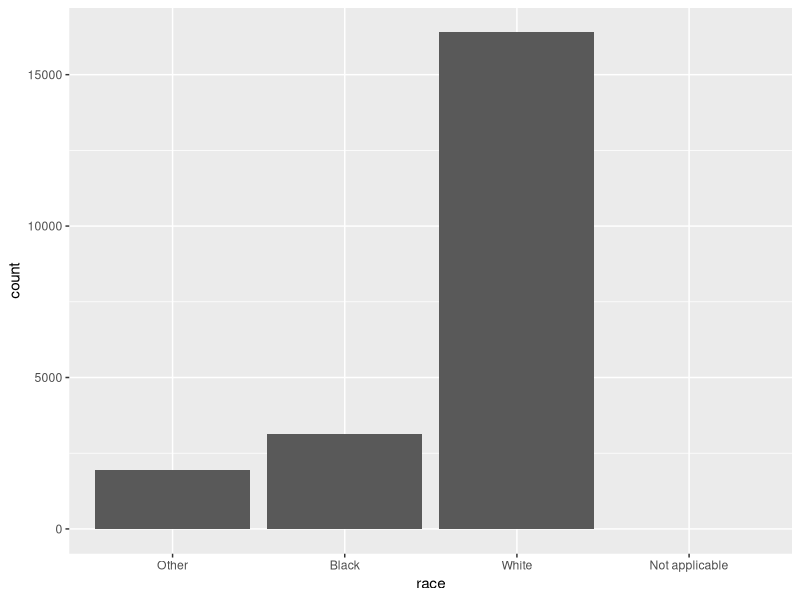
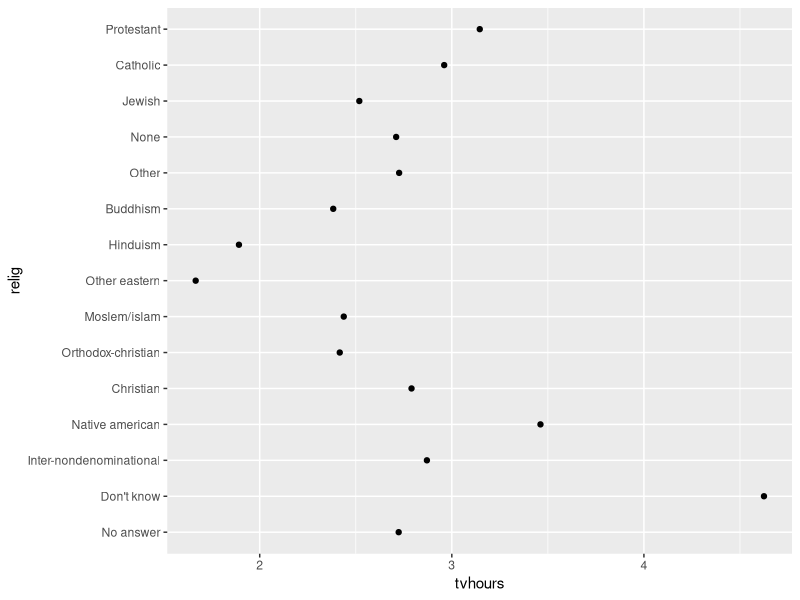
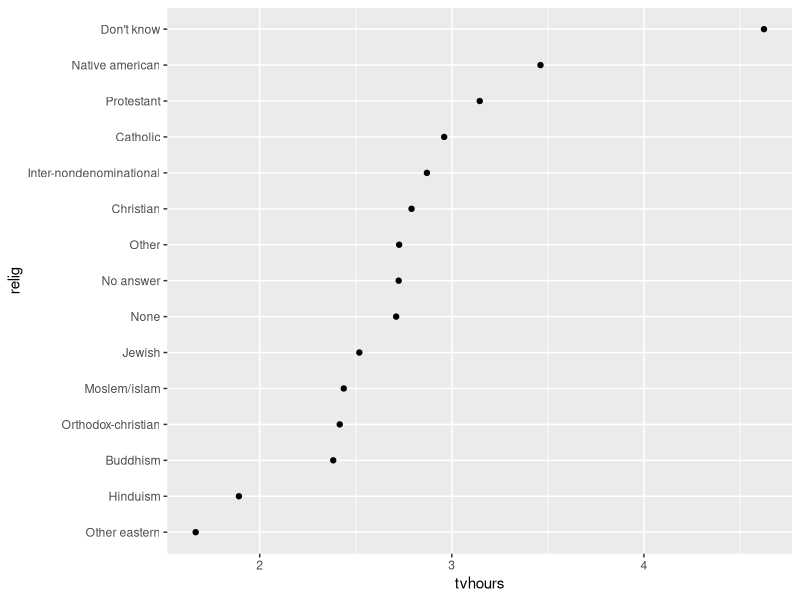

These figures' R source, in order:
## ---- chunk 1
knitr::opts_chunk$set(echo = TRUE, fig.width = 7)
## ---- chunk 2
library(tidyverse)
library(forcats)
## ---- chunk 3
x1 <- c("Dec", "Apr", "Jan", "Mar")
y1 <- factor(x1, levels = c("Jan", "Feb", "Mar", "Apr", "May", "Jun", "Jul", "Aug", "Sep", "Oct", "Nov", "Dec"))
y1
## ---- chunk 4
x2 <- c("Dec", "Apr", "Jam", "Mar")
y2 <- factor(x2, levels = c("Jan", "Feb", "Mar", "Apr", "May", "Jun", "Jul", "Aug", "Sep", "Oct", "Nov", "Dec"))
y2
## ---- chunk 5
factor(x1)
## ---- chunk 6
factor(x1, levels = unique(x1))
## ---- chunk 7
y1 <- factor(x1, levels = c("Jan", "Feb", "Mar", "Apr", "May", "Jun", "Jul", "Aug", "Sep", "Oct", "Nov", "Dec"))
levels(y1)
## ---- chunk 8
forcats::gss_cat
## ---- chunk 9
gss_cat %>% count(race)
## ---- chunk 10
gss_cat %>%
  ggplot(aes(race)) + geom_bar() + scale_x_discrete(drop = FALSE)
## ---- chunk 11
relig_summary <- gss_cat %>%
  group_by(relig) %>%
  summarise(
    age = mean(age, na.rm = TRUE),
    tvhours = mean(tvhours, na.rm = TRUE),
    n = n()
  ) 
relig_summary
## ---- chunk 12
ggplot(relig_summary, aes(tvhours, relig)) + geom_point()
## ---- chunk 13
relig_summary %>%
  mutate(relig = fct_reorder(relig, tvhours)) %>%
  ggplot(aes(tvhours, relig)) + geom_point()
